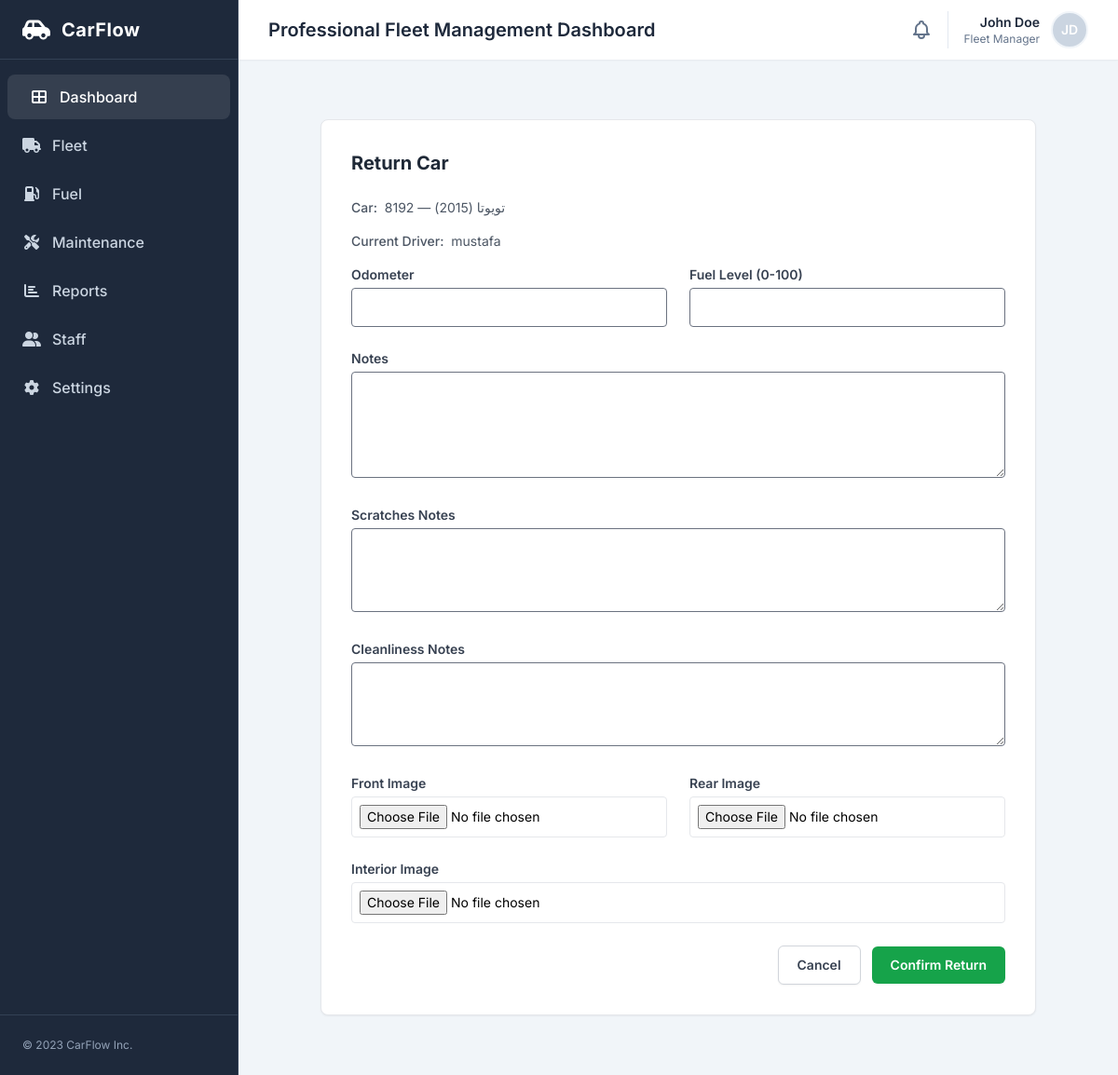
Screenshot of /fleet/cars/2/return/ (signed in) with the database file from the repository.
### fleet/models.py (models this page shows, shortened)
class Car(models.Model):
    STATUS_CHOICES = [
        ("available", "Available"),
        ("assigned", "Assigned"),
        ("maintenance", "Maintenance"),
        ("inactive", "Inactive"),
    ]
    VEHICLE_TYPE_CHOICES = [
        ("Sedan", "Sedan"),
        ("Reefer Van", "Chiller Van"),
        ("Reefer Truck", "Reefer Truck"),
        ("Reefer Pickup", "Reefer Pickup"),
    ]
    plate_number = models.CharField(max_length=20, unique=True, db_index=True)
    brand = models.CharField(max_length=100, default='Unknown')
    vehicle_type = models.CharField(max_length=100, choices=VEHICLE_TYPE_CHOICES, verbose_name="Vehicle Type", default="Sedan")
    year = models.PositiveIntegerField()
    vin = models.CharField(max_length=64, blank=True)
    status = models.CharField(
        max_length=20,
        choices=STATUS_CHOICES,
        default="available",
        db_index=True,
    )
    region = models.ForeignKey(
        "accounts.Region",
        on_delete=models.SET_NULL,
        null=True,
        blank=True,
        related_name="cars",
    )
    notes = models.TextField(blank=True)
    created_at = models.DateTimeField(auto_now_add=True)
    class Meta:
        ordering = ["plate_number"]

class CarAssignment(models.Model):
    car = models.ForeignKey(
        Car,
        on_delete=models.CASCADE,
        related_name="assignments"
    )
    driver = models.ForeignKey(
        "staff.Employee",
        on_delete=models.CASCADE,
        related_name="car_assignments"
    )
    start_date = models.DateTimeField()
    end_date = models.DateTimeField(null=True, blank=True)
    start_odometer = models.PositiveIntegerField()
    end_odometer = models.PositiveIntegerField(null=True, blank=True)
    notes = models.TextField(blank=True)
    created_by = models.ForeignKey(
        settings.AUTH_USER_MODEL,
        on_delete=models.SET_NULL,
        null=True,
        blank=True
    )
    created_at = models.DateTimeField(auto_now_add=True)
    class Meta:
        ordering = ["-start_date"]

### staff/models.py (models this page shows, shortened)
class Employee(models.Model):
    ROLE_CHOICES = [
        ("driver", "Driver"),
        ("staff", "Staff"),
        ("manager", "Manager"),
    ]
    user = models.OneToOneField(
        settings.AUTH_USER_MODEL,
        on_delete=models.CASCADE
    )
    role = models.CharField(
        max_length=20,
        choices=ROLE_CHOICES,
        default="staff"
    )
    phone = models.CharField(max_length=20, blank=True)
    photo = models.ImageField(
        upload_to="employee_photos/",
        null=True,
        blank=True
    )
    created_at = models.DateTimeField(auto_now_add=True)

### fleet/views.py (the view, shortened to what this page needs)
# urls.py: path("cars/<int:pk>/return/", CarReturnView.as_view(), name="car_return"),
class CarReturnView(ManagerRequiredMixin, FormView):
    form_class = CarReturnForm
    template_name = "fleet/car_return_form.html"
    def dispatch(self, request, *args, **kwargs):
        self.car = get_object_or_404(Car, pk=kwargs["pk"])
        return super().dispatch(request, *args, **kwargs)
    def get_context_data(self, **kwargs):
        ctx = super().get_context_data(**kwargs)
        ctx["car"] = self.car
        ctx["current_assignment"] = (
            self.car.assignments.select_related("driver__user").filter(end_date__isnull=True).order_by("-start_date").first()
        )
        return ctx

### fleet/forms.py
class CarReturnForm(forms.Form):
    end_odometer = forms.IntegerField(widget=forms.NumberInput(attrs={"class": "border rounded p-2 w-full", "min": "0", "step": "1"}))
    notes = forms.CharField(required=False, widget=forms.Textarea(attrs={"class": "border rounded p-2 w-full", "rows": 4}))
    scratches_notes = forms.CharField(required=False, widget=forms.Textarea(attrs={"class": "border rounded p-2 w-full", "rows": 3}))
    cleanliness_notes = forms.CharField(required=False, widget=forms.Textarea(attrs={"class": "border rounded p-2 w-full", "rows": 3}))
    fuel_level = forms.IntegerField(required=False, widget=forms.NumberInput(attrs={"class": "border rounded p-2 w-full", "min": "0", "max": "100", "step": "1"}))
    image_front = forms.ImageField(required=False, widget=forms.ClearableFileInput(attrs={"class": "block w-full text-sm border rounded p-2"}))
    image_rear = forms.ImageField(required=False, widget=forms.ClearableFileInput(attrs={"class": "block w-full text-sm border rounded p-2"}))
    image_interior = forms.ImageField(required=False, widget=forms.ClearableFileInput(attrs={"class": "block w-full text-sm border rounded p-2"}))

### fleet/views.py (called while the page is built)
    def test_func(self):
        return (
            self.request.user.is_authenticated
            and (
                self.request.user.is_superuser
                or self.request.user.groups.filter(name__in=["Manager", "Fleet Manager", "Admin"]).exists()
            )
        )

### fleet/templates/fleet/car_return_form.html (shortened to what this page needs)
{% extends "base.html" %}
{% block content %}
<div class="flex-1 overflow-y-auto p-8">
  <section class="max-w-3xl mx-auto bg-white rounded-lg shadow-sm border border-gray-200 p-8">
    <h1 class="text-xl font-bold text-gray-800 mb-6">Return Car</h1>
    <div class="mb-4 text-sm text-gray-600">
      <span class="font-medium">Car:</span>
      <span class="ml-1">{{ car.plate_number }} — {{ car.brand }} {{ car.model }} ({{ car.year }})</span>
    </div>
    {% if current_assignment %}
    <div class="mb-4 text-sm text-gray-600">
      <span class="font-medium">Current Driver:</span>
      <span class="ml-1">{{ current_assignment.driver.user }}</span>
    </div>
    {% endif %}
    <form method="post" enctype="multipart/form-data">
      <div class="grid grid-cols-1 md:grid-cols-2 gap-6">
        <div class="space-y-1">
          <label class="block text-sm font-semibold text-gray-700">Odometer</label>
          {{ form.end_odometer }}
        </div>
        <div class="space-y-1">
          <label class="block text-sm font-semibold text-gray-700">Fuel Level (0-100)</label>
          {{ form.fuel_level }}
        </div>
        <div class="space-y-1 md:col-span-2">
          <label class="block text-sm font-semibold text-gray-700">Notes</label>
          {{ form.notes }}
        </div>
        <div class="space-y-1 md:col-span-2">
          <label class="block text-sm font-semibold text-gray-700">Scratches Notes</label>
          {{ form.scratches_notes }}
        </div>
        <div class="space-y-1 md:col-span-2">
          <label class="block text-sm font-semibold text-gray-700">Cleanliness Notes</label>
          {{ form.cleanliness_notes }}
        </div>
        <div class="space-y-1">
          <label class="block text-sm font-semibold text-gray-700">Front Image</label>
          {{ form.image_front }}
        </div>
        <div class="space-y-1">
          <label class="block text-sm font-semibold text-gray-700">Rear Image</label>
          {{ form.image_rear }}
        </div>
        <div class="space-y-1 md:col-span-2">
          <label class="block text-sm font-semibold text-gray-700">Interior Image</label>
          {{ form.image_interior }}
        </div>
      </div>
      <div class="flex items-center justify-end gap-3 pt-6">
        <a href="{% url 'fleet:car_detail' car.pk %}" class="rounded-md bg-white px-5 py-2.5 text-sm font-semibold text-gray-700 border border-gray-300 shadow-sm hover:bg-gray-50">Cancel</a>
        <button type="submit" class="rounded-md bg-green-600 px-5 py-2.5 text-sm font-semibold text-white shadow-sm hover:bg-green-700">Confirm Return</button>
      </div>
    </form>
  </section>
</div>
{% endblock %}

### templates/base.html (style rules this page uses)
body { font-family:'Inter',sans-serif;background-color:#f3f4f6 }

### rows the page displays
Car: plate_number "8192", brand "تويوتا", year "2015"
CarAssignment: driver.user "mustafa"
